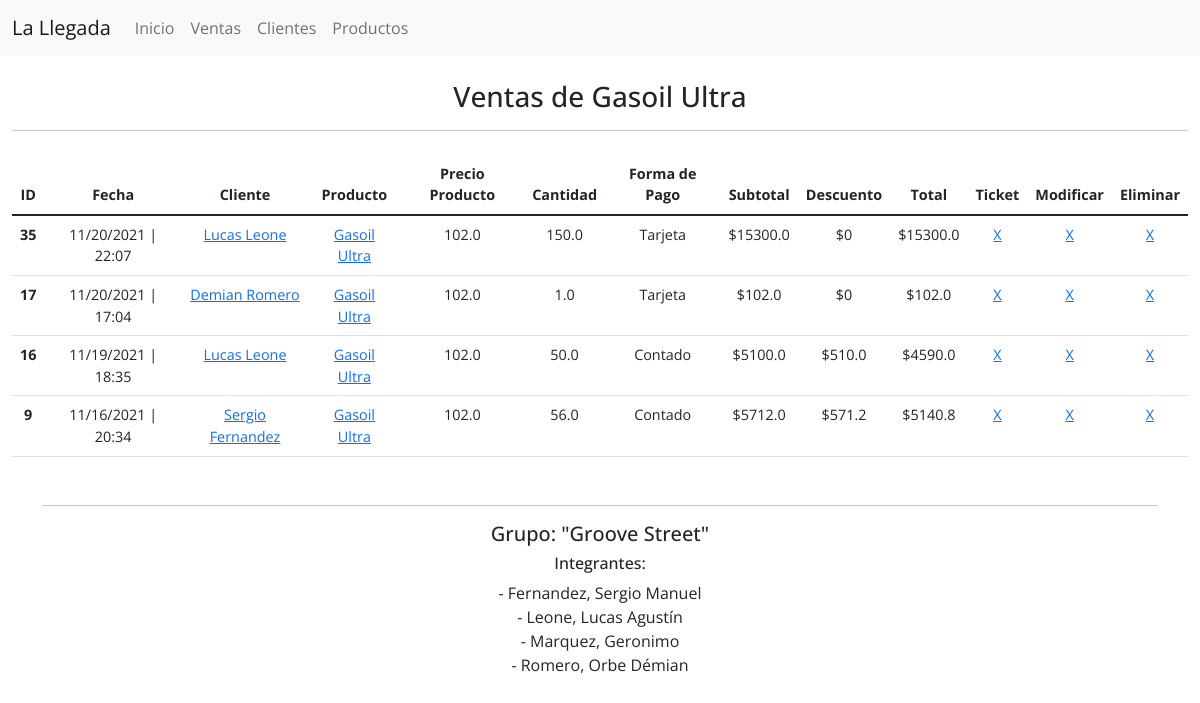
Page /productos/productos/2/ on the committed database.
### productos/models.py (models this page shows)
class Product(LlegadaModel):
    nombre = models.CharField(max_length=100)
    precio = models.FloatField()
    cantidad = models.FloatField(validators=[MinValueValidator(0.0)])
    stock_minimo = models.IntegerField()
    stock_maximo = models.IntegerField()
    proveedor = models.CharField(max_length=100,)
    marca = models.CharField(max_length=100,)
    tamaño = models.CharField(blank=True, max_length=100)
    ubicacion = models.CharField(blank=True, max_length=150)
    tipo_producto = models.ForeignKey(
        KindOfProduct,
        on_delete=models.SET_NULL,
        null=True,
        blank=True
    )
    def __str__(self):
        return self.nombre
    class Meta:
        verbose_name = 'Producto'
        verbose_name_plural = 'Productos'

### ventas/models.py (models this page shows, shortened)
class Venta(LlegadaModel):
    fecha = models.DateTimeField(default=timezone.now, help_text='Ejemplo: 09/11/2021 17:20:00')
    cliente = models.ForeignKey(Cliente, on_delete=models.CASCADE)
    producto = models.ForeignKey(Product, on_delete=models.SET_NULL, null=True)
    cantidad = models.FloatField(validators=[MinValueValidator(0.0)])
    forma_pago = models.ForeignKey(FormaPago, max_length=10, help_text='Contado 10% Descuento', on_delete=models.CASCADE)
    def subtotal(self):
        total = self.producto.precio * self.cantidad
        total = round(total, 2)
        return total
    def descuento(self):
        total = self.producto.precio * self.cantidad
        descuento = round(total, 2)
        if self.forma_pago.nombre == 'Contado':
            descuento = (descuento * 0.1)
            descuento = round(descuento, 2)
            return descuento
        else:
            return 0
    def get_total(self):
        total = self.producto.precio * self.cantidad
        total_round = round(total, 3)
        if self.forma_pago.nombre == 'Contado':
            total_round = total_round - (total_round * 0.1 )
        return total_round

class FormaPago(LlegadaModel):
    nombre = models.CharField(max_length=15)
    def __str__(self):
        return self.nombre

### clientes/models.py (models this page shows)
class Cliente(LlegadaModel):
    nombre = models.CharField(max_length=100)
    apellido = models.CharField(max_length=100)
    tipo_documento = models.CharField(choices=DOCUMENTO_CHOICES, max_length=10)
    numero_documento = models.CharField(max_length=20)
    telefono = models.CharField('Teléfono', max_length=25)
    email = models.EmailField()
    localidad = models.CharField(max_length=100)
    puntos = models.IntegerField(default=0)
    def __str__(self):
        return f'{self.nombre} {self.apellido}'

### productos/views.py (the view)
class ListVentasPorProductoView(DetailView):
    template_name = 'productos/list_ventas_producto.html'
    context_object_name = 'product'
    queryset = Product.objects.all()
    def get_context_data(self, **kwargs):
        context = super().get_context_data(**kwargs)
        producto = self.get_object()
        context['ventas'] = Venta.objects.filter(producto=producto).order_by('-created')
        return context

### templates/productos/list_ventas_producto.html (shortened to what this page needs)
{% extends 'base.html' %}
{% block body %}
<div id="productos" class="container-fluid">
    <div class="title text-center mt-4">
        <h3>Ventas de {{ product }}</h3>
        <hr>
    </div>
    <table class="table mt-4">
        <thead>
            <tr class="text-center">
                <th scope="col">ID</th>
                <th scope="col">Fecha</th>
                <th scope="col">Cliente</th>
                <th scope="col">Producto</th>
                <th scope="col">Precio Producto</th>
                <th scope="col">Cantidad</th>
                <th scope="col">Forma de Pago</th>
                <th scope="col">Subtotal</th>
                <th scope="col">Descuento</th>
                <th scope="col">Total</th>
                <th scope="col">Ticket</th>
                <th scope="col">Modificar</th>
                <th scope="col">Eliminar</th>
            </tr>
        </thead>
        <tbody>
            {% for venta in ventas %}
                <tr class="text-center">
                    <th scope="row">{{ venta.pk }}</th>
                    <td>{{ venta.fecha|date:'SHORT_DATE_FORMAT' }} | {{ venta.fecha|time:'H:i' }}</td>
                    <td><a href="{% url 'clientes:list-por-cliente' venta.cliente.pk %}">{{ venta.cliente }}</a></td>
                    <td><a href="{% url 'productos:list_producto' venta.producto.pk %}">{{ venta.producto }}</a></td>
                    <td>{{ venta.producto.precio }}</td>
                    <td>{{ venta.cantidad }}</td>
                    <td>{{ venta.forma_pago }}</td>
                    <td>${{ venta.subtotal }}</td>
                    <td>${{ venta.descuento }}</td>
                    <td>${{ venta.get_total }}</td>
                    <td><a href="{% url 'ventas:ticket' venta.pk %}">X</a></td>
                    <td><a href="{% url 'ventas:update' venta.pk %}">X</a></td>
                    <td><a href="{% url 'ventas:delete' venta.pk %}">X</a></td>
                </tr>
                {% endfor %}
        </tbody>
    </table>
</div>
{% endblock body %}

### static/css/main.css (style rules this page uses)
* { margin: 0; padding: 0; font-family: 'Open Sans', sans-serif; }
@media screen and (max-width: 1400px) { table { font-size: 90%; } }

### rows in the picture
Product: nombre "Gasoil Ultra"
Venta: pk "35", fecha "11/20/2021", fecha "22:07", cliente "Lucas Leone", producto "Gasoil Ultra", producto.precio "102.0", cantidad "150.0", forma_pago "Tarjeta", subtotal "15300.0", descuento "0", get_total "15300.0"
Venta: pk "17", fecha "11/20/2021", fecha "17:04", cliente "Demian Romero", producto "Gasoil Ultra", producto.precio "102.0", cantidad "1.0", forma_pago "Tarjeta", subtotal "102.0", descuento "0", get_total "102.0"
Venta: pk "16", fecha "11/19/2021", fecha "18:35", cliente "Lucas Leone", producto "Gasoil Ultra", producto.precio "102.0", cantidad "50.0", forma_pago "Contado", subtotal "5100.0", descuento "510.0", get_total "4590.0"
Venta: pk "9", fecha "11/16/2021", fecha "20:34", cliente "Sergio Fernandez", producto "Gasoil Ultra", producto.precio "102.0", cantidad "56.0", forma_pago "Contado", subtotal "5712.0", descuento "571.2", get_total "5140.8"
